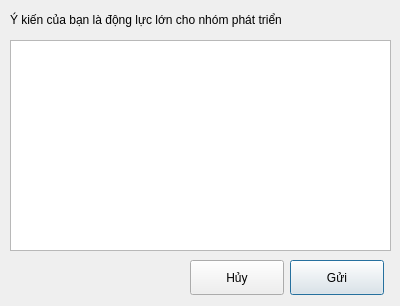
<?xml version="1.0" encoding="UTF-8"?>
<ui version="4.0">
 <class>Feedback</class>
 <widget class="QDialog" name="Feedback">
  <property name="geometry">
   <rect>
    <x>0</x>
    <y>0</y>
    <width>400</width>
    <height>306</height>
   </rect>
  </property>
  <property name="windowTitle">
   <string>Dialog</string>
  </property>
  <widget class="QTextEdit" name="textFeed">
   <property name="geometry">
    <rect>
     <x>10</x>
     <y>40</y>
     <width>381</width>
     <height>211</height>
    </rect>
   </property>
  </widget>
  <widget class="QPushButton" name="btnSend">
   <property name="geometry">
    <rect>
     <x>290</x>
     <y>260</y>
     <width>94</width>
     <height>35</height>
    </rect>
   </property>
   <property name="text">
    <string>Gửi</string>
   </property>
  </widget>
  <widget class="QPushButton" name="btnCancel">
   <property name="geometry">
    <rect>
     <x>190</x>
     <y>260</y>
     <width>94</width>
     <height>35</height>
    </rect>
   </property>
   <property name="text">
    <string>Hủy</string>
   </property>
  </widget>
  <widget class="QLabel" name="label">
   <property name="geometry">
    <rect>
     <x>10</x>
     <y>10</y>
     <width>361</width>
     <height>19</height>
    </rect>
   </property>
   <property name="text">
    <string>Ý kiến của bạn là động lực lớn cho nhóm phát triển</string>
   </property>
  </widget>
 </widget>
 <resources/>
 <connections/>
</ui>
